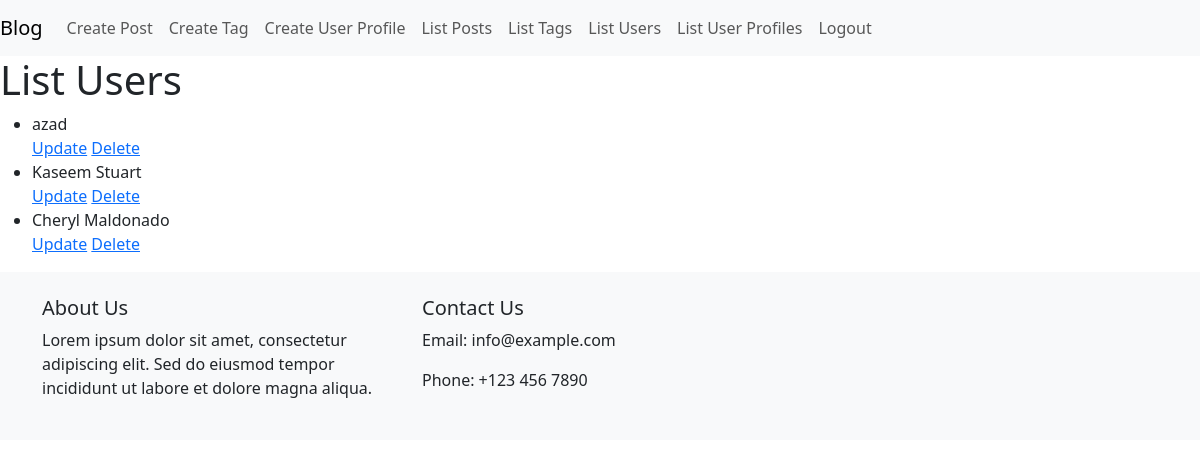
Screenshot of /list_users/ (signed in) with the database file from the repository.
### users/models.py (models this page shows, shortened)
class User(AbstractBaseUser, PermissionsMixin):
    name = models.CharField(max_length=255)
    email = models.EmailField(unique=True)
    phone = models.CharField(max_length=15, blank=True, null=True)
    is_active = models.BooleanField(default=True)
    is_staff = models.BooleanField(default=False)
    USERNAME_FIELD = 'email'
    REQUIRED_FIELDS = ['name']
    objects = CustomUserManager()

### posts/views.py (the view)
# urls.py: path('list_users/', views.list_users, name='list_users'),
def list_users(request):
    users = User.objects.all()
    return render(request, 'list_users.html', {'users': users})

### templates/list_users.html
    {% extends "base.html" %}
{% block content %}
    <h1>List Users</h1>
    <ul>
        {% for user in users %}
            <li>{{ user.name }}</li>
            <a href="{% url 'update_user' user.id %}">Update</a>
            <a href="{% url 'delete_user' user.id %}">Delete</a>
        {% endfor %}
    </ul>
{% endblock content %}

### rows the page displays
User: name "azad"
User: name "Kaseem Stuart"
User: name "Cheryl Maldonado"
